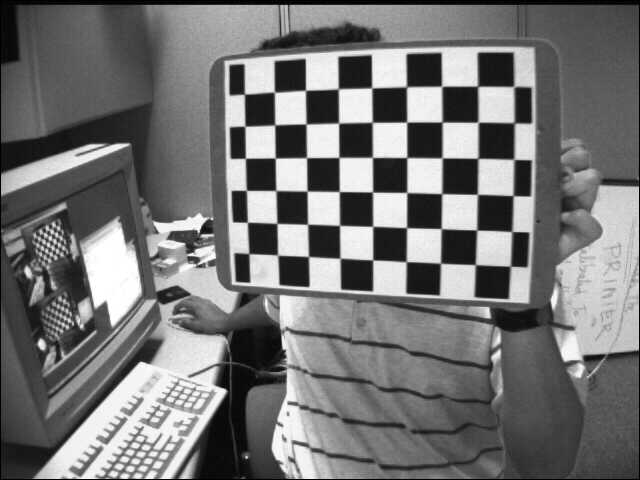
#> input picture Labs/lab5/images/left01.jpg, 640 x 480 px, found by its file name
$ python Aula_07_exe_02.py   (older library calls are emulated)
#> lines starting #> are read from the running program, lines starting #| are printed output that depends on the picture
# Aula_07_exe_02.py
#
# Disparity Map
#
# Filipe Gonçalves - 11/2022

import numpy as np
import cv2

# Load camera parameters
with np.load('stereoParams.npz') as data:
#> (reads Labs/lab7/Aula7/stereoParams.npz from the repository)
    intrinsics1 = data['intrinsics1']
    distortion1 = data['distortion1']
    intrinsics2 = data['intrinsics2']
    distortion2 = data['distortion2']
    R = data['R']
    T = data['T']
    E = data['E']
    F = data['F']

# Reading image
left = cv2.imread('../Aula6/images/left01.jpg')
#> left is the input picture: shape (480, 640, 3); min 0, max 255, mean 116.6
undistort_left = cv2.undistort(left, intrinsics1, distortion1)
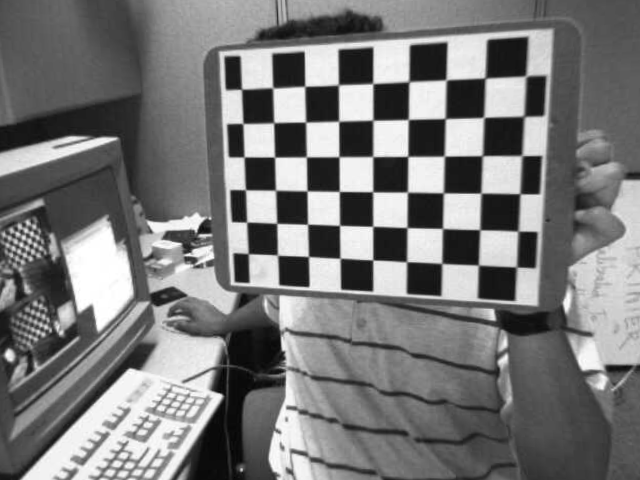
#> undistort_left: shape (480, 640, 3); min 2, max 255, mean 120.7

right = cv2.imread('../Aula6/images/right01.jpg')
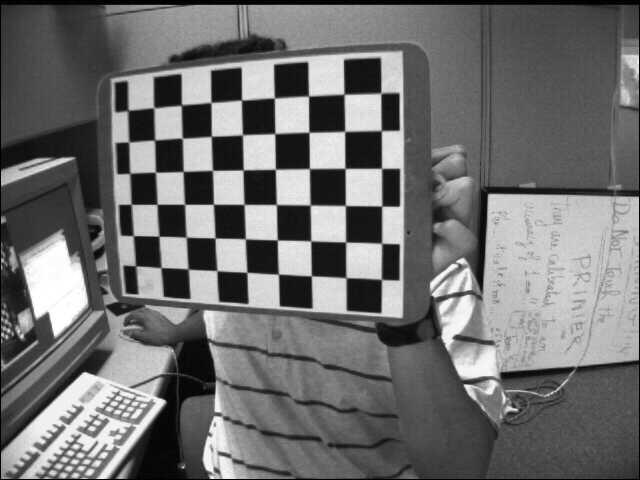
#> input picture Labs/lab5/images/right01.jpg, 640 x 480 px, found by its file name
#> right is the input picture: shape (480, 640, 3); min 0, max 255, mean 111.4
undistort_right = cv2.undistort(right, intrinsics2, distortion2)
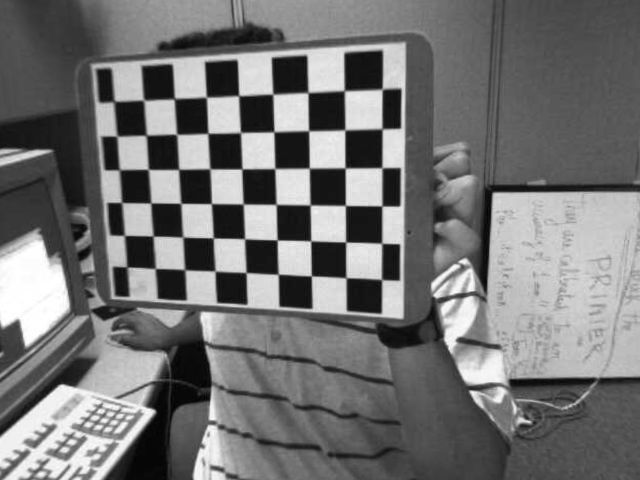
#> undistort_right: shape (480, 640, 3); min 2, max 255, mean 115.7

# stereo rectification
print("StereoRectifyMap");
height, width, depth =  undistort_left.shape
#> height = 480; width = 640; depth = 3

#R1,T1,R2,T2,Q = cv2.stereoRectify(intrinsics1, distortion1, intrinsics2, distortion2, (width,height), R, T, 0);
R1 = np.zeros(shape=(3,3))
R2 = np.zeros(shape=(3,3))
P1 = np.zeros(shape=(3,4))
P2 = np.zeros(shape=(3,4))
Q = np.zeros(shape=(4,4))

cv2.stereoRectify(intrinsics1, distortion1, intrinsics2, distortion2 ,(width, height), R, T, R1, R2, P1, P2, Q, flags=cv2.CALIB_ZERO_DISPARITY, alpha=-1, newImageSize=(0,0))

# Map computation
print("InitUndistortRectifyMap")
map1x, map1y = cv2.initUndistortRectifyMap(intrinsics1, distortion1, R1, P1, (width,height), cv2.CV_32FC1)
map2x, map2y = cv2.initUndistortRectifyMap(intrinsics2, distortion2, R2, P2, (width,height), cv2.CV_32FC1)

# Image Remaping
print("Remap images")
remap_imgl = None
gray_imagel = cv2.cvtColor(undistort_left, cv2.COLOR_BGR2GRAY)
remap_imgl = cv2.remap(gray_imagel, map1x, map1y, cv2.INTER_LINEAR, cv2.BORDER_CONSTANT, 0)
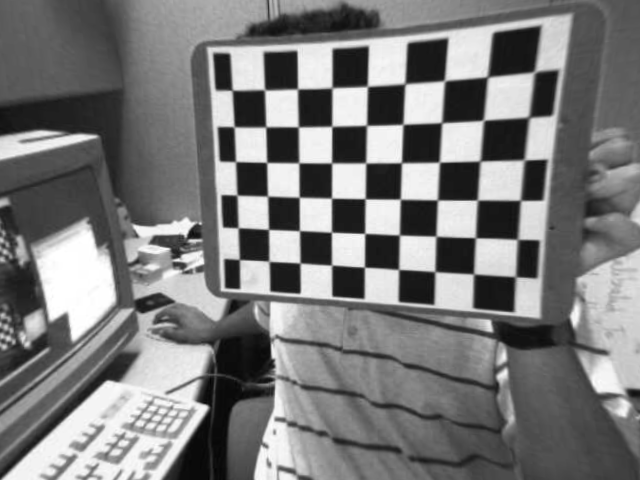
#> remap_imgl: shape (480, 640); min 3, max 255, mean 122.3

remap_imgr = None
gray_imager = cv2.cvtColor(undistort_left, cv2.COLOR_BGR2GRAY)
remap_imgr = cv2.remap(gray_imager, map2x, map2y, cv2.INTER_LINEAR, cv2.BORDER_CONSTANT, 0)
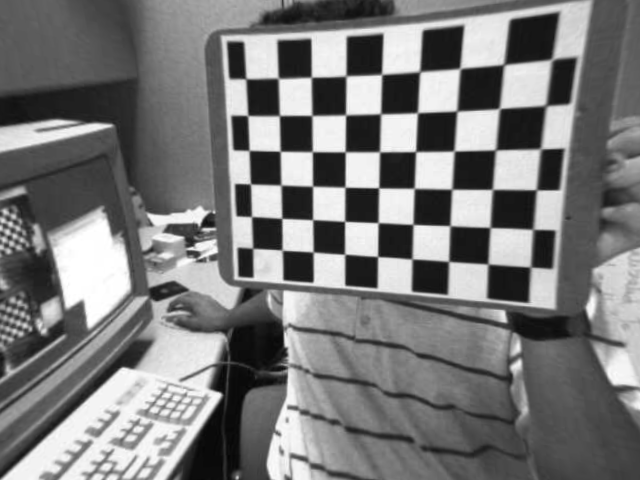
#> remap_imgr: shape (480, 640); min 5, max 255, mean 121.4


# Call the constructor for StereoBM
stereo = cv2.StereoBM_create(numDisparities=16*5, blockSize=21)

# Calculate the disparity image
disparity = stereo.compute(remap_imgl,remap_imgr)
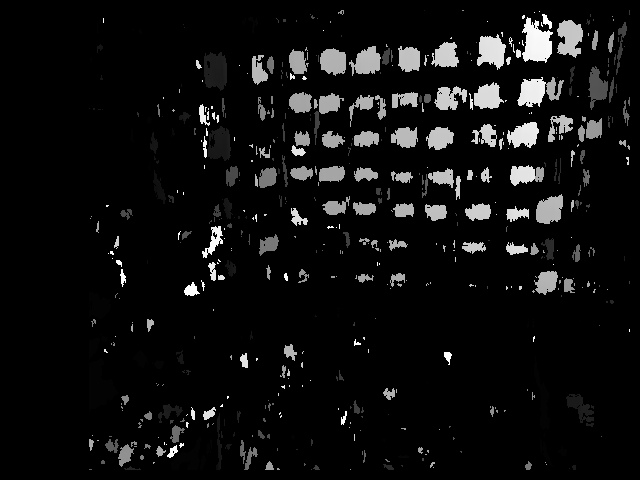
#> disparity: shape (480, 640) int16; min -16, max 1264, mean 59.4; drawn with min black and max white

# -- Display  as a CV_8UC1 image
disparity = cv2.normalize(src=disparity, dst=disparity, beta=0, alpha=255, norm_type=cv2.NORM_MINMAX);
disparity = np.uint8(disparity)

_3dImage = cv2.reprojectImageTo3D(disparity, Q)
#> _3dImage: shape (480, 640, 3) float32; 89.73% of the values are NaN or infinite; the others: min -257.6, max 589.8, mean 24.81

print(_3dImage)
#> (printed output is left out)

cv2.imshow("left", left)
cv2.imshow('Disparity Map', disparity)

np.savez("stereoReproject.npz",
         reproject=_3dImage,
         disparity=disparity,
         Q=Q)

cv2.imshow('Reproject Image', _3dImage)
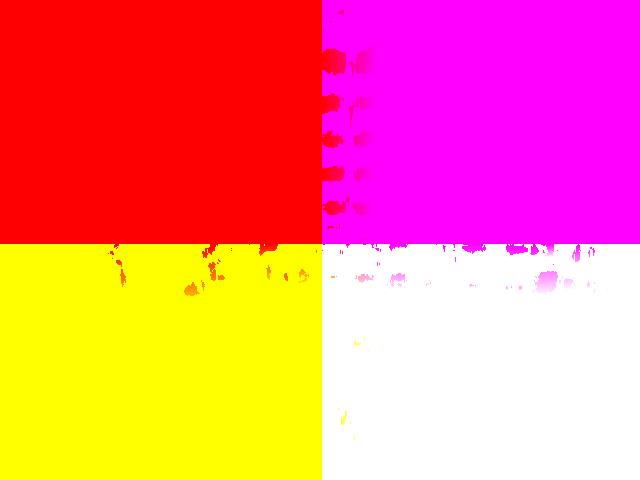
#> window 'Reproject Image': shape (480, 640, 3); mean B, G, R 125.3, 124.3, 255

cv2.waitKey(-1)
cv2.destroyAllWindows()
